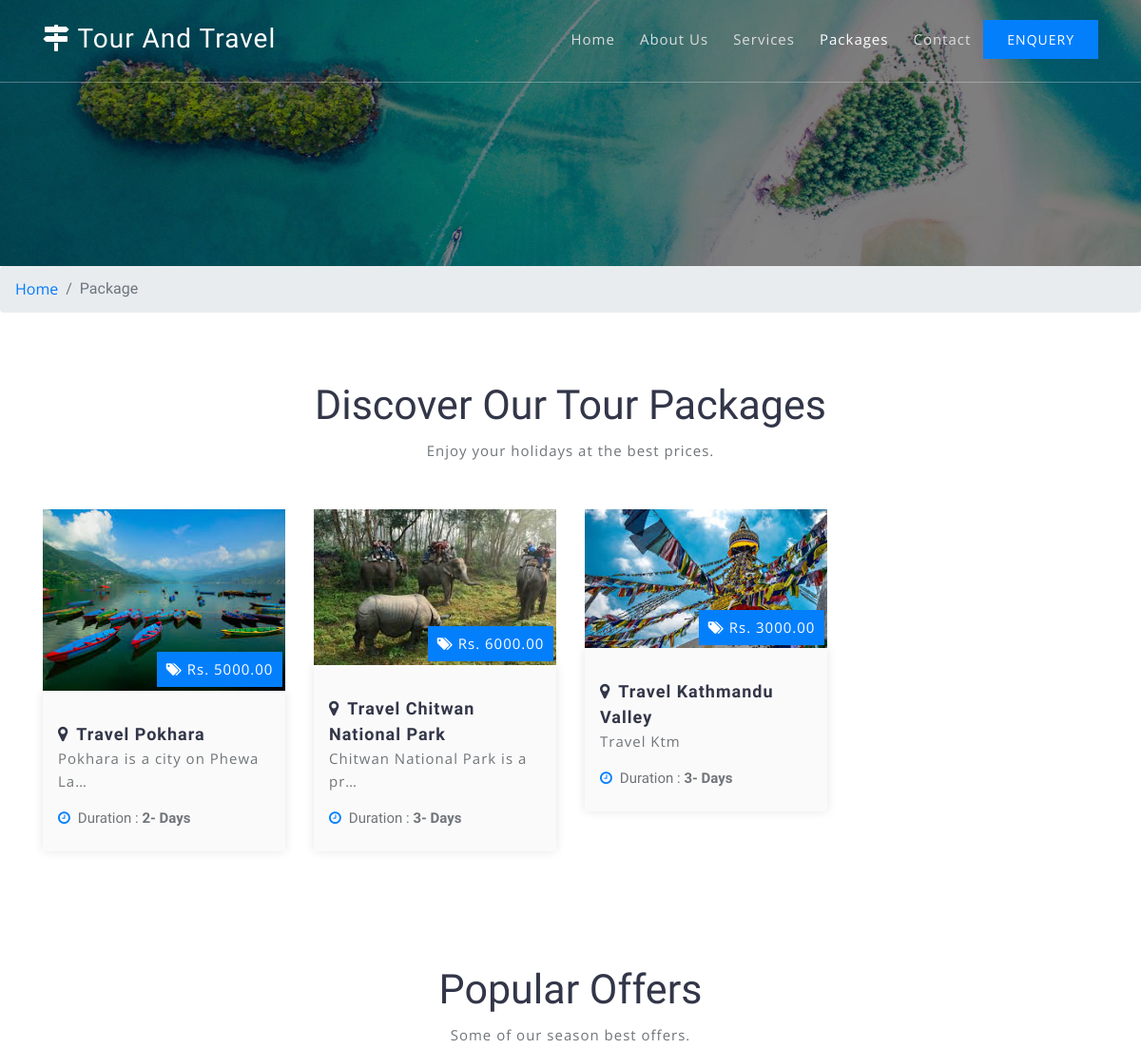
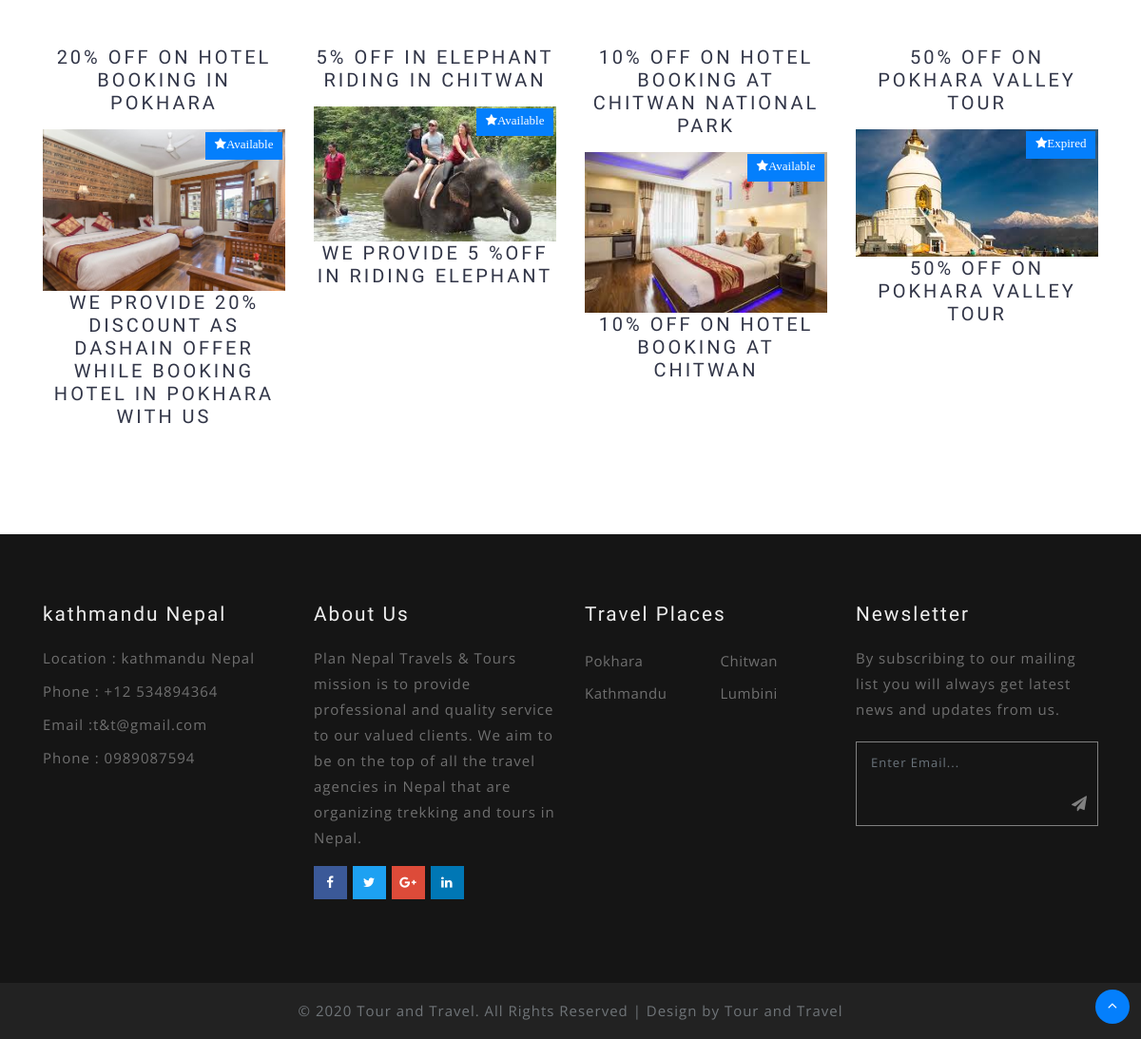
Screenshot of /package/ with the database file from the repository (2 pictures, top to bottom).
### tourandtravelapp/models.py (models this page shows, shortened)
class TimeStamp(models.Model):
    created_at = models.DateTimeField(auto_now_add=True)
    updated_at = models.DateTimeField(auto_now=True, null=True, blank=True)
    active = models.BooleanField(default=True)
    class Meta:
        abstract = True

class Organization(TimeStamp):
    name = models.CharField(max_length=200)
    logo = models.ImageField(upload_to="logo")
    email = models.EmailField()
    phone = models.CharField(max_length=200)
    mobile = models.CharField(max_length=200, null=True, blank=True)
    address = models.CharField(max_length=200)
    slogan = models.CharField(max_length=200, null=True, blank=True)
    about = models.TextField()
    mission_and_vision = models.TextField()
    profile_image = models.ImageField(upload_to="profile")
    website = models.CharField(max_length=200)
    map_location = models.CharField(max_length=200)
    favicon = models.ImageField(upload_to="favicon", null=True, blank=True)
    facebook = models.CharField(max_length=200, null=True, blank=True)
    youtube = models.CharField(max_length=200, null=True, blank=True)
    instagram = models.CharField(max_length=200, null=True, blank=True)
    customer_served = models.ImageField(
        upload_to="customer_served", null=True, blank=True)
    awards = models.ImageField(upload_to="awards", null=True, blank=True)
    estb_date = models.DateField()

class ServicePackage(TimeStamp):
    service = models.ForeignKey(Service, on_delete=models.CASCADE)
    title = models.CharField(max_length=200)
    rate = models.DecimalField(max_digits=19, decimal_places=2)
    duration = models.PositiveIntegerField()
    details = models.TextField()
    image = models.ImageField(upload_to="image")

class Offer(TimeStamp):
    title = models.CharField(max_length=200)
    offer_starts = models.DateField()
    offer_ends = models.DateField()
    packages = models.ManyToManyField(ServicePackage)
    details = models.TextField()
    cost = models.DecimalField(max_digits=19, decimal_places=2)
    image = models.ImageField(upload_to="offerimage")

class Service(TimeStamp):
    title = models.CharField(max_length=200)
    slug = models.SlugField(unique=True)
    images = models.ImageField(upload_to="images")
    icon = models.CharField(max_length=50)
    content = models.TextField()

### tourandtravelapp/views.py (the view)
# urls.py: path('package/', PackageView.as_view(), name='package'),
class PackageView(BaseMixin,TemplateView):
    template_name = "clienttemplate/package.html"
    def get_context_data(self, **kwargs):
        context = super().get_context_data(**kwargs)
        context['allpackages'] = ServicePackage.objects.all()
        context['today'] = today
        context['alloffers'] = Offer.objects.all()
        return context

### tourandtravelapp/views.py (called while the page is built)
    def get_context_data(self, **kwargs):
        context = super().get_context_data(**kwargs)
        context["subsform"] = SubscriberForm
        context["organization"] = Organization.objects.first()
        context['allpackages'] = ServicePackage.objects.all()
        context['alldestination'] = Service.objects.all()
        return context

### templates/clienttemplate/package.html (shortened to what this page needs)
{% extends "clienttemplate/base.html" %}
{% load static %}
{% block package %} active{% endblock %}
{% block content %}
<section class="banner_inner" id="home">
	<div class="banner_inner_overlay">
	</div>
</section>
<div class="breadcrumb-w3pvt">
		<ol class="breadcrumb mb-0 text-center">
			<li class="breadcrumb-item">
				<a href="{% url 'tourandtravelapp:home' %}">Home</a>
			</li>
			<li class="breadcrumb-item active" aria-current="page">Package</li>
		</ol>
	</div>
<section class="packages pt-5">
	<div class="container py-lg-4 py-sm-3">
		<h2 class="heading text-capitalize text-center"> Discover our tour packages</h2>
		<p class="text mt-2 mb-5 text-center">Enjoy your holidays at the best prices.</p>
		<div class="row">
				{% for package in allpackages %}
			<div class="col-lg-3 col-sm-6">
				<div class="image-tour position-relative">
					<img src="{{package.image.url}}" alt="" class="img-fluid" />
					<p><span class="fa fa-tags"></span> <span>Rs. {{package.rate}}</span></p>
				</div>
				<div class="package-info">
					<h5 class="mt-2"><span class="fa fa-map-marker mr-2"></span>{{package.title}}</h5>
					<p class="">{{package.details|striptags|truncatechars:"30"}}</p>
					<ul class="listing mt-3">
						<li><span class="fa fa-clock-o mr-2"></span>Duration : <span>{{package.duration}}- Days</span></li>
					</ul>
				</div>
			</div>
				{% endfor %}
		</div>
	</div>
</section>
<section class="destinations py-5" id="destinations">
	<div class="container py-xl-5 py-lg-3">
		<h3 class="heading text-capitalize text-center"> Popular Offers</h3>
		<p class="text mt-2 mb-5 text-center">Some of our season best offers.</p>
		<div class="row inner-sec-w3layouts-w3pvt-lauinfo">
		{% for offer in alloffers %}
			<div class="col-md-3 col-sm-6 col-6 destinations-grids text-center">
				<h4 class="destination mb-3">{{offer.title}}</h4>
				<div class="image-position position-relative">
					<img src="{{offer.image.url}}" class="img-fluid" alt="">
					<h4 class="destination mb-3">{{offer.details}}</h4>
					<div class="rating">
						<ul>
							{% if offer.offer_ends < today %}
							<li><span class="fa fa-star">Expired</span></li>
				           {% else %}
							<li><span class="fa fa-star">Available</span></li>
						{% endif %}
						</ul>
					</div>
				</div>
                     </div>
					{% endfor %}
					</div>
			</div>
</section>
{% endblock %}

### templates/clienttemplate/base.html (shortened to what this page needs)
{% load static %}
<!DOCTYPE html>
<html lang="en">
<head>
    <link href="{% static 'clientstatic/css/bootstrap.css' %}" rel='stylesheet' type='text/css' />
    <link href="{% static 'clientstatic/css/style.css' %}" rel='stylesheet' type='text/css' />
    <link href="{% static 'clientstatic/css/font-awesome.min.css' %}" rel="stylesheet">
	<link href="{% static 'clientstatic/css/css_slider.css' %}" type="text/css" rel="stylesheet" media="all">
<body>
<header>
	<div class="container">
		<nav class="py-md-4 py-3 d-lg-flex">
			<div id="logo">
				<h1 class="mt-md-0 mt-2"> <a href="{% url 'tourandtravelapp:home' %}"><span class="fa fa-map-signs"></span> {{organization.name}} </a></h1>
			</div>
			<ul class="menu ml-auto mt-1">
        <li class="{% block home %} {% endblock %}"><a href="{% url 'tourandtravelapp:home' %}">Home</a></li>
        <li class="{% block about %} {% endblock %}"><a href="{% url 'tourandtravelapp:about' %}">About Us</a></li>
        <li class="{% block service %} {% endblock %}"><a href="{% url 'tourandtravelapp:service' %}">Services</a></li>
        <li class="{% block package %} {% endblock %}"><a href="{% url 'tourandtravelapp:package' %}">Packages</a></li>
        <li class="{% block contact %} {% endblock %}"><a href="{% url 'tourandtravelapp:contact' %}">Contact</a></li>
			<li class="booking"><a href="{% url 'tourandtravelapp:enquery' %}">Enquery</a></li>
			</ul>
		</nav>
	</div>
</header>
{% block content %}
{% endblock %}
<footer>
<section class="footer footer_w3layouts_section_1its py-5">
	<div class="container py-lg-4 py-3">
		<div class="row footer-top">
			<div class="col-lg-3 col-sm-6 footer-grid_section_1its_w3">
				<div class="footer-title">
					<h3>{{organization.address}}</h3>
				</div>
				<div class="footer-text">
					<p>Location : {{organization.address}}</p>
					<p>Phone : +12 534894364</p>
					<p>Email :{{organization.email}}</p>
					<p>Phone : {{organization.phone}}</p>
				</div>
			</div>
			<div class="col-lg-3 col-sm-6 footer-grid_section mt-sm-0 mt-4">
				<div class="footer-title">
					<h3>About Us</h3>
				</div>
				<div class="footer-text">
					<p>{{organization.mission_and_vision}}.</p>
				</div>
				<ul class="social_section_1info">
					<li class="mb-2 facebook"><a href="#"><span class="fa fa-facebook"></span></a></li>
					<li class="mb-2 twitter"><a href="#"><span class="fa fa-twitter"></span></a></li>
					<li class="google"><a href="#"><span class="fa fa-google-plus"></span></a></li>
					<li class="linkedin"><a href="#"><span class="fa fa-linkedin"></span></a></li>
				</ul>
			</div>
			<div class="col-lg-3 col-sm-6 mt-lg-0 mt-4 footer-grid_section_1its_w3">
				<div class="footer-title">
					<h3>Travel Places</h3>
				</div>
				<div class="row">
		{% for destination in alldestination %}
					<ul class="col-6 links">
						<li><a href="{% url 'tourandtravelapp:servicedetail' destination.slug %}" class="scroll">{{destination.title}}</a></li>
					</ul>
					{% endfor %}
				</div>
			</div>
			<div class="col-lg-3 col-sm-6 mt-lg-0 mt-4 footer-grid_section_1its_w3">
				<div class="footer-title">
					<h3>Newsletter</h3>
				</div>
				<div class="footer-text">
					<p>By subscribing to our mailing list you will always get latest news and updates from us.</p>
					 <form action="{% url 'tourandtravelapp:subscriber' %}" method="post">
            {{subsform.email}}
            <button class="btn1"><i class="fa fa-paper-plane" aria-hidden="true"></i></button>
           <div class="clearfix"> </div>
          </form>
				</div>
			</div>
		</div>
	</div>
</section>
</footer>
<div class="copyright py-3 text-center">
	<p>© 2020 {{organization.name}}. All Rights Reserved | Design by {{organization.name}}</p>
</div>
<div class="move-top text-right">
	<a href="#home" class="move-top">
		<span class="fa fa-angle-up  mb-3" aria-hidden="true"></span>
	</a>
</div>
</body>
</html>

### rows the page displays
Organization: name "Tour And Travel", address "kathmandu Nepal", email "t&t@gmail.com", phone "0989087594", mission_and_vision "Plan Nepal Travels & Tours mission is to provide professional and quality service to our valued clients. We aim to be on the top of all the travel agencies in Nepal that are organizing trekking and tours in Nepal", name "Tour and Travel"
ServicePackage: image (picture), rate "5000.00", title "Travel Pokhara", details "Pokhara is a city on Phewa La…", duration "2"
ServicePackage: image (picture), rate "6000.00", title "Travel Chitwan National Park", details "Chitwan National Park is a pr…", duration "3"
ServicePackage: image (picture), rate "3000.00", title "Travel Kathmandu Valley", details "Travel Ktm", duration "3"
Offer: title "20% OFF ON HOTEL BOOKING IN POKHARA", image (picture), details "WE PROVIDE 20% DISCOUNT AS DASHAIN OFFER WHILE BOOKING HOTEL IN POKHARA WITH US", offer_ends "Available"
Offer: title "5% OFF IN ELEPHANT RIDING IN CHITWAN", image (picture), details "WE PROVIDE 5 %OFF IN RIDING ELEPHANT", offer_ends "Available"
Offer: title "10% OFF ON HOTEL BOOKING AT CHITWAN NATIONAL PARK", image (picture), details "10% OFF ON HOTEL BOOKING AT CHITWAN", offer_ends "Available"
Offer: title "50% OFF ON POKHARA VALLEY TOUR", image (picture), details "50% OFF ON POKHARA VALLEY TOUR", offer_ends "Expired"
Service: title "Pokhara"
Service: title "Chitwan"
Service: title "Kathmandu"
Service: title "Lumbini"
